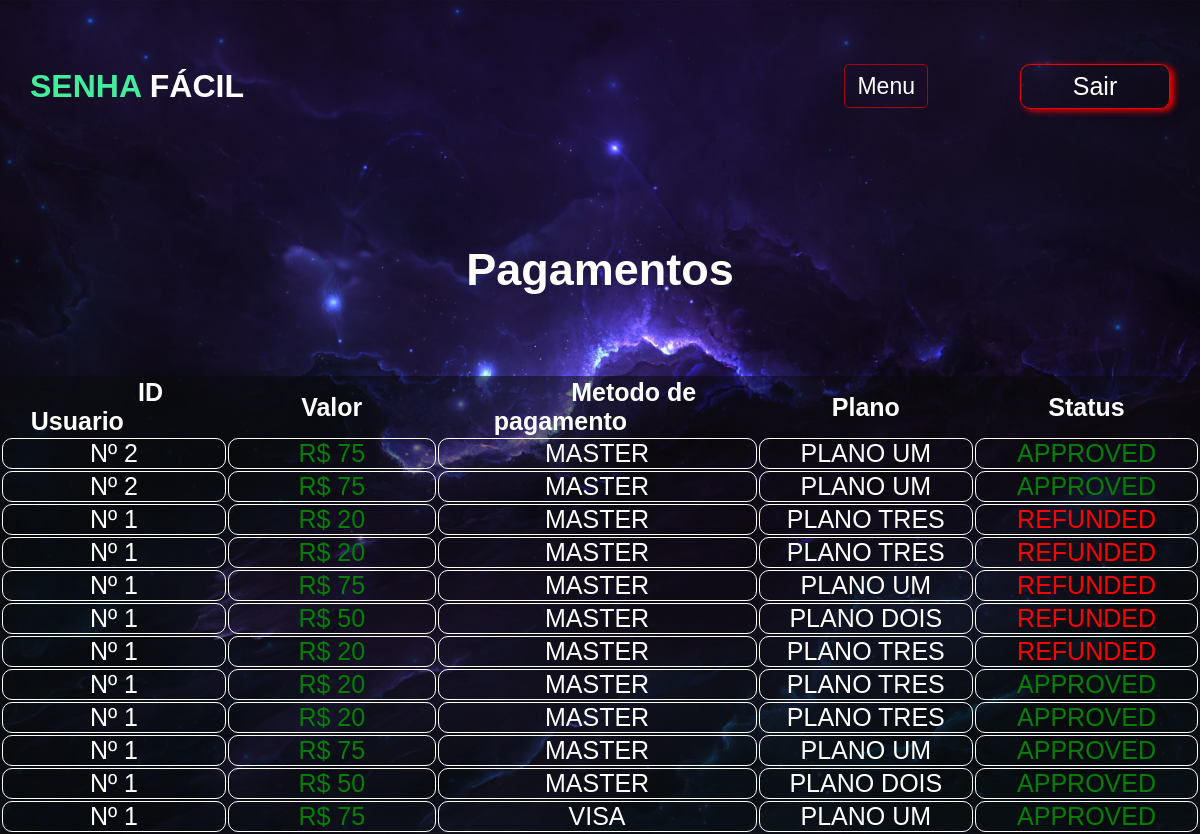
The page /pagamentos (signed in) on the database its author committed.
### tables this page shows
CREATE TABLE IF NOT EXISTS `pedido` (
  `id_pedido` int(11) NOT NULL,
  `collector_id` varchar(255) DEFAULT NULL,
  `status` varchar(255) DEFAULT NULL,
  `id_cliente` int(11) DEFAULT NULL,
  `date_approved` timestamp NULL DEFAULT NULL,
  `date_created` datetime DEFAULT NULL,
  `date_last_updated` timestamp NULL DEFAULT NULL,
  `date_of_expiration` timestamp NULL DEFAULT NULL,
  `description` varchar(255) DEFAULT NULL,
  `payment_id` varchar(255) DEFAULT NULL,
  `payment_method_id` varchar(255) DEFAULT NULL,
  `status_detail` varchar(255) DEFAULT NULL,
  `transaction_amount` double DEFAULT NULL
);

### pagamentos.php (the view, shortened to what this page needs)
<?php
require_once 'header.php';
?>
<?php require_once 'menulogado.php'; ?>
<h1 class=senhachamada>Pagamentos </h1>
<div class="pagamentos">
    <div class="containeradm">
        <table class="tabelapagamentos">
            <thead>
                <th>⠀⠀⠀⠀ID Usuario⠀⠀⠀⠀</th>
                <th>⠀⠀⠀⠀Valor⠀⠀⠀⠀</th>
                <th>⠀⠀⠀⠀Metodo de pagamento⠀⠀⠀⠀</th>
                <th>⠀⠀⠀⠀Plano⠀⠀⠀⠀</th>
                <th>⠀⠀⠀⠀Status⠀⠀⠀⠀</th>
            </thead>
            <tbody>
                <?php
        $sql="SELECT * FROM pedido";
        $sql = $dbh->prepare($sql);
        $sql->execute();
        while ($row_msg_cont = $sql->fetch(PDO::FETCH_ASSOC)) {
    ?>
                <tr>
                    <td>Nº <?php echo $row_msg_cont['id_cliente']; ?> </td>
                    <td> <span style="color:green"> R$ <?php echo $row_msg_cont['transaction_amount']; ?> </td>
                    <td><?php echo $row_msg_cont['payment_method_id']; ?> </td>
                    <td> <?php echo $row_msg_cont['description']; ?> </td>
                    <td>
                    <?php
                        if ($row_msg_cont['status'] === 'approved'){
                            echo '<span style="color:green">'.$row_msg_cont['status'];
                        }
                        else if($row_msg_cont['status'] == 'pending'){
                            echo '<span style="color:#ea5353">'.$row_msg_cont['status'];
                        }
                        else {
                            echo '<span style="color:red">'.$row_msg_cont['status'];
                        }
                    ?>
                </td>
                </tr>
                <?php } ?>
            </tbody>
        </table>
    </div>
</div>
</div>

### css/style.css (style rules this page uses)
*, *:before, *:after { margin: 0; padding: 0; box-sizing: border-box; }
body.inicio { font-size: 62.5%; font-family: "Trebuchet MS", Helvetica, sans-serif; background-color: #350EA2; position: relative; height: 100%; background-repeat: no-repeat; background-size: cover; background-position: center; background-attachment: fixed; background-image: url(../imagens/imagem2.jpg); }

### css/admin.css (style rules this page uses)
.containeradm { position: relative; width: 100%; height: 100%; }
.senhachamada { margin-top: 3em; color: #fff; font-size: 45px; text-align: center; }
.tabelapagamentos { width: 100%; color: #fff; text-align: center; font-size: 25px; margin-top: 5rem; }
.tabelapagamentos td { border: 1px solid #fff; border-radius: 10px; text-transform: uppercase }
.pagamentos { background-color: rgba(10, 12, 11, 0.548); }

### rows shown on the page
pedido: id_cliente "2", transaction_amount "75", payment_method "MASTER", description "PLANO UM", status "APPROVED"
pedido: id_cliente "2", transaction_amount "75", payment_method "MASTER", description "PLANO UM", status "APPROVED"
pedido: id_cliente "1", transaction_amount "20", payment_method "MASTER", description "PLANO TRES", status "REFUNDED"
pedido: id_cliente "1", transaction_amount "20", payment_method "MASTER", description "PLANO TRES", status "REFUNDED"
pedido: id_cliente "1", transaction_amount "75", payment_method "MASTER", description "PLANO UM", status "REFUNDED"
pedido: id_cliente "1", transaction_amount "50", payment_method "MASTER", description "PLANO DOIS", status "REFUNDED"
pedido: id_cliente "1", transaction_amount "20", payment_method "MASTER", description "PLANO TRES", status "REFUNDED"
pedido: id_cliente "1", transaction_amount "20", payment_method "MASTER", description "PLANO TRES", status "APPROVED"
pedido: id_cliente "1", transaction_amount "20", payment_method "MASTER", description "PLANO TRES", status "APPROVED"
pedido: id_cliente "1", transaction_amount "75", payment_method "MASTER", description "PLANO UM", status "APPROVED"
pedido: id_cliente "1", transaction_amount "50", payment_method "MASTER", description "PLANO DOIS", status "APPROVED"
pedido: id_cliente "1", transaction_amount "75", payment_method "VISA", description "PLANO UM", status "APPROVED"
